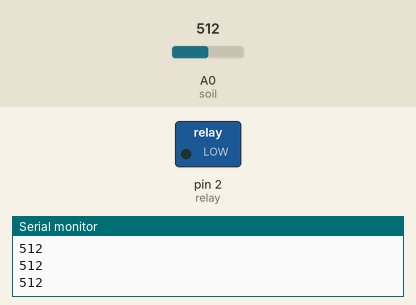
Recording of a sketch running on a simulated Arduino Uno, built with avr-gcc and run on an emulated ATmega328P. On the bench: switched loads named in the sketch (green lamp = pin HIGH), the last lines printed to the serial monitor. The inputs (shaded band) are chosen by the test bench; at power-on: A0 (soil) = 512. No radio packets arrive unless stated.

Above: at 1.2 s.
1.3 s: A0 (soil) set to 190
At 2.5 s:
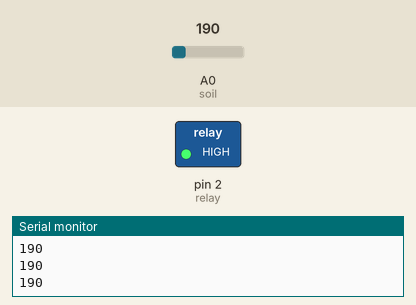
2.8 s: A0 (soil) set to 210
At 3.9 s:
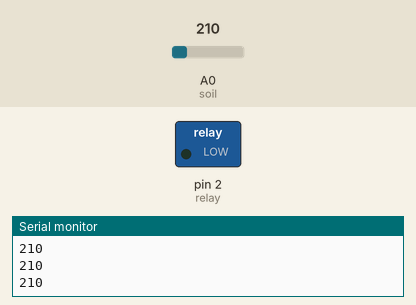
4.3 s: A0 (soil) set to 122
At 4.9 s:
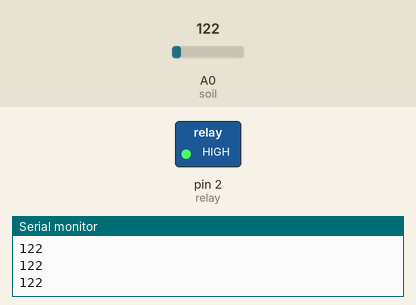
Timing chart, 0 to 7.3 s (numbered marks = the images above; inputs shaded):
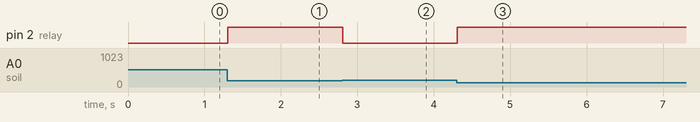

The sketch:

_1soilsolenoid.ino
```cpp
#include <SPI.h>
#include <nRF24L01.h>
#include <RF24.h>
#define soil 14
#define relay 2
RF24 radio(7, 8); // CNS, CE
const byte address[6] = "10001";
int i=0,a=0,j=0,k=0;
void setup() {
  // put your setup code here, to run once:
Serial.begin(9600);
  radio.begin();
  pinMode(soil,INPUT);
  pinMode(relay,OUTPUT);
 }

void loop() {
  // put your main code here, to run repeatedly:
if(k==10)
{j=analogRead(soil);
radio.openWritingPipe(address);
  radio.setDataRate( RF24_250KBPS );
  radio.setPALevel(RF24_PA_MAX);
  radio.stopListening();
  radio.write(&j,sizeof(j));
  Serial.println(j);
  //delay(500);
  j++;
  k=0;}
  k++;
if(j<=200&&a==1)
{digitalWrite(relay,HIGH);
a=0;
}
if(j>=200&&a==0)
{digitalWrite(relay,LOW);
  a=1;
  }
  }
```

Measured:
- after the input at 1.3 s, pin 2 (relay): LOW → HIGH at once
- after the input at 2.8 s, pin 2 (relay): HIGH → LOW at once
- after the input at 4.3 s, pin 2 (relay): LOW → HIGH at once
